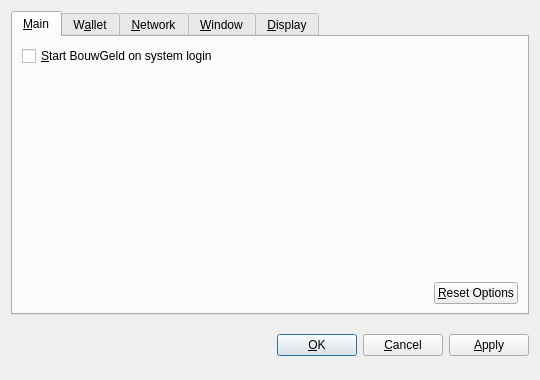
<?xml version="1.0" encoding="UTF-8"?>
<ui version="4.0">
 <class>OptionsDialog</class>
 <widget class="QDialog" name="OptionsDialog">
  <property name="geometry">
   <rect>
    <x>0</x>
    <y>0</y>
    <width>540</width>
    <height>380</height>
   </rect>
  </property>
  <property name="windowTitle">
   <string>Options</string>
  </property>
  <property name="modal">
   <bool>true</bool>
  </property>
  <layout class="QVBoxLayout" name="verticalLayout">
   <item>
    <widget class="QTabWidget" name="tabWidget">
     <property name="tabPosition">
      <enum>QTabWidget::North</enum>
     </property>
     <property name="currentIndex">
      <number>0</number>
     </property>
     <widget class="QWidget" name="tabMain">
      <attribute name="title">
       <string>&amp;Main</string>
      </attribute>
      <layout class="QVBoxLayout" name="verticalLayout_Main">
       <item>
        <widget class="QCheckBox" name="bitcoinAtStartup">
         <property name="toolTip">
          <string>Automatically start BouwGeld after logging in to the system.</string>
         </property>
         <property name="text">
          <string>&amp;Start BouwGeld on system login</string>
         </property>
        </widget>
       </item>
       <item>
        <spacer name="verticalSpacer_Main">
         <property name="orientation">
          <enum>Qt::Vertical</enum>
         </property>
         <property name="sizeHint" stdset="0">
          <size>
           <width>20</width>
           <height>40</height>
          </size>
         </property>
        </spacer>
       </item>
       <item>
        <layout class="QHBoxLayout" name="horizontalLayout_2_Main">
         <item>
          <spacer name="horizontalSpacer_2_Main">
           <property name="orientation">
            <enum>Qt::Horizontal</enum>
           </property>
           <property name="sizeHint" stdset="0">
            <size>
             <width>40</width>
             <height>20</height>
            </size>
           </property>
          </spacer>
         </item>
         <item>
          <widget class="QPushButton" name="resetButton">
           <property name="toolTip">
            <string>Reset all client options to default.</string>
           </property>
           <property name="text">
            <string>&amp;Reset Options</string>
           </property>
           <property name="autoDefault">
            <bool>false</bool>
           </property>
          </widget>
         </item>
        </layout>
       </item>
      </layout>
     </widget>
     <widget class="QWidget" name="tabWallet">
      <attribute name="title">
       <string>W&amp;allet</string>
      </attribute>
      <layout class="QVBoxLayout" name="verticalLayout_Network">
       <item>
        <widget class="QLabel" name="transactionFeeInfoLabel">
         <property name="text">
          <string>Optional transaction fee per kB that helps make sure your transactions are processed quickly. Most transactions are 1 kB.</string>
         </property>
         <property name="textFormat">
          <enum>Qt::PlainText</enum>
         </property>
         <property name="wordWrap">
          <bool>true</bool>
         </property>
        </widget>
       </item>
       <item>
        <layout class="QHBoxLayout" name="horizontalLayout_1_Main">
         <item>
          <widget class="QLabel" name="transactionFeeLabel">
           <property name="text">
            <string>Pay transaction &amp;fee</string>
           </property>
           <property name="textFormat">
            <enum>Qt::PlainText</enum>
           </property>
           <property name="buddy">
            <cstring>transactionFee</cstring>
           </property>
          </widget>
         </item>
         <item>
          <widget class="BitcoinAmountField" name="transactionFee"/>
         </item>
         <item>
          <spacer name="horizontalSpacer_1_Main">
           <property name="orientation">
            <enum>Qt::Horizontal</enum>
           </property>
           <property name="sizeHint" stdset="0">
            <size>
             <width>40</width>
             <height>20</height>
            </size>
           </property>
          </spacer>
         </item>
        </layout>
       </item>
       <item>
        <widget class="QLabel" name="label">
         <property name="text">
          <string>If you disable the spending of unconfirmed change, the change from a transaction cannot be used until that transaction has at least one confirmation. This also affects how your balance is computed.</string>
         </property>
         <property name="wordWrap">
          <bool>true</bool>
         </property>
        </widget>
       </item>
       <item>
        <widget class="QCheckBox" name="spendZeroConfChange">
         <property name="text">
          <string>Spend unconfirmed change  (experts only)</string>
         </property>
        </widget>
       </item>
       <item>
        <spacer name="verticalSpacer">
         <property name="orientation">
          <enum>Qt::Vertical</enum>
         </property>
         <property name="sizeHint" stdset="0">
          <size>
           <width>20</width>
           <height>40</height>
          </size>
         </property>
        </spacer>
       </item>
      </layout>
     </widget>
     <widget class="QWidget" name="tabNetwork">
      <attribute name="title">
       <string>&amp;Network</string>
      </attribute>
      <layout class="QVBoxLayout" name="verticalLayout_Network">
       <item>
        <widget class="QCheckBox" name="mapPortUpnp">
         <property name="toolTip">
          <string>Automatically open the BouwGeld client port on the router. This only works when your router supports UPnP and it is enabled.</string>
         </property>
         <property name="text">
          <string>Map port using &amp;UPnP</string>
         </property>
        </widget>
       </item>
       <item>
        <widget class="QCheckBox" name="connectSocks">
         <property name="toolTip">
          <string>Connect to the BouwGeld network through a SOCKS proxy (e.g. when connecting through Tor).</string>
         </property>
         <property name="text">
          <string>&amp;Connect through SOCKS proxy:</string>
         </property>
        </widget>
       </item>
       <item>
        <layout class="QHBoxLayout" name="horizontalLayout_Network">
         <item>
          <widget class="QLabel" name="proxyIpLabel">
           <property name="text">
            <string>Proxy &amp;IP:</string>
           </property>
           <property name="textFormat">
            <enum>Qt::PlainText</enum>
           </property>
           <property name="buddy">
            <cstring>proxyIp</cstring>
           </property>
          </widget>
         </item>
         <item>
          <widget class="QValidatedLineEdit" name="proxyIp">
           <property name="maximumSize">
            <size>
             <width>140</width>
             <height>16777215</height>
            </size>
           </property>
           <property name="toolTip">
            <string>IP address of the proxy (e.g. 127.0.0.1)</string>
           </property>
          </widget>
         </item>
         <item>
          <widget class="QLabel" name="proxyPortLabel">
           <property name="text">
            <string>&amp;Port:</string>
           </property>
           <property name="textFormat">
            <enum>Qt::PlainText</enum>
           </property>
           <property name="buddy">
            <cstring>proxyPort</cstring>
           </property>
          </widget>
         </item>
         <item>
          <widget class="QLineEdit" name="proxyPort">
           <property name="maximumSize">
            <size>
             <width>55</width>
             <height>16777215</height>
            </size>
           </property>
           <property name="toolTip">
            <string>Port of the proxy (e.g. 9050)</string>
           </property>
          </widget>
         </item>
         <item>
          <widget class="QLabel" name="socksVersionLabel">
           <property name="text">
            <string>SOCKS &amp;Version:</string>
           </property>
           <property name="textFormat">
            <enum>Qt::PlainText</enum>
           </property>
           <property name="buddy">
            <cstring>socksVersion</cstring>
           </property>
          </widget>
         </item>
         <item>
          <widget class="QValueComboBox" name="socksVersion">
           <property name="toolTip">
            <string>SOCKS version of the proxy (e.g. 5)</string>
           </property>
          </widget>
         </item>
         <item>
          <spacer name="horizontalSpacer_Network">
           <property name="orientation">
            <enum>Qt::Horizontal</enum>
           </property>
           <property name="sizeHint" stdset="0">
            <size>
             <width>40</width>
             <height>20</height>
            </size>
           </property>
          </spacer>
         </item>
        </layout>
       </item>
       <item>
        <spacer name="verticalSpacer_Network">
         <property name="orientation">
          <enum>Qt::Vertical</enum>
         </property>
         <property name="sizeHint" stdset="0">
          <size>
           <width>20</width>
           <height>40</height>
          </size>
         </property>
        </spacer>
       </item>
      </layout>
     </widget>
     <widget class="QWidget" name="tabWindow">
      <attribute name="title">
       <string>&amp;Window</string>
      </attribute>
      <layout class="QVBoxLayout" name="verticalLayout_Window">
       <item>
        <widget class="QCheckBox" name="minimizeToTray">
         <property name="toolTip">
          <string>Show only a tray icon after minimizing the window.</string>
         </property>
         <property name="text">
          <string>&amp;Minimize to the tray instead of the taskbar</string>
         </property>
        </widget>
       </item>
       <item>
        <widget class="QCheckBox" name="minimizeOnClose">
         <property name="toolTip">
          <string>Minimize instead of exit the application when the window is closed. When this option is enabled, the application will be closed only after selecting Quit in the menu.</string>
         </property>
         <property name="text">
          <string>M&amp;inimize on close</string>
         </property>
        </widget>
       </item>
       <item>
        <spacer name="verticalSpacer_Window">
         <property name="orientation">
          <enum>Qt::Vertical</enum>
         </property>
         <property name="sizeHint" stdset="0">
          <size>
           <width>20</width>
           <height>40</height>
          </size>
         </property>
        </spacer>
       </item>
      </layout>
     </widget>
     <widget class="QWidget" name="tabDisplay">
      <attribute name="title">
       <string>&amp;Display</string>
      </attribute>
      <layout class="QVBoxLayout" name="verticalLayout_Display">
       <item>
        <layout class="QHBoxLayout" name="horizontalLayout_1_Display">
         <item>
          <widget class="QLabel" name="langLabel">
           <property name="text">
            <string>User Interface &amp;language:</string>
           </property>
           <property name="textFormat">
            <enum>Qt::PlainText</enum>
           </property>
           <property name="buddy">
            <cstring>lang</cstring>
           </property>
          </widget>
         </item>
         <item>
          <widget class="QValueComboBox" name="lang">
           <property name="toolTip">
            <string>The user interface language can be set here. This setting will take effect after restarting BouwGeld.</string>
           </property>
          </widget>
         </item>
        </layout>
       </item>
       <item>
        <layout class="QHBoxLayout" name="horizontalLayout_2_Display">
         <item>
          <widget class="QLabel" name="unitLabel">
           <property name="text">
            <string>&amp;Unit to show amounts in:</string>
           </property>
           <property name="textFormat">
            <enum>Qt::PlainText</enum>
           </property>
           <property name="buddy">
            <cstring>unit</cstring>
           </property>
          </widget>
         </item>
         <item>
          <widget class="QValueComboBox" name="unit">
           <property name="toolTip">
            <string>Choose the default subdivision unit to show in the interface and when sending coins.</string>
           </property>
          </widget>
         </item>
        </layout>
       </item>
       <item>
        <widget class="QCheckBox" name="displayAddresses">
         <property name="toolTip">
          <string>Whether to show BouwGeld addresses in the transaction list or not.</string>
         </property>
         <property name="text">
          <string>&amp;Display addresses in transaction list</string>
         </property>
        </widget>
       </item>
       <item>
        <widget class="QCheckBox" name="coinControlFeatures">
         <property name="toolTip">
          <string>Whether to show coin control features or not.</string>
         </property>
         <property name="text">
          <string>Display coin &amp;control features (experts only!)</string>
         </property>
        </widget>
       </item>
       <item>
        <spacer name="verticalSpacer_Display">
         <property name="orientation">
          <enum>Qt::Vertical</enum>
         </property>
         <property name="sizeHint" stdset="0">
          <size>
           <width>20</width>
           <height>40</height>
          </size>
         </property>
        </spacer>
       </item>
      </layout>
     </widget>
    </widget>
   </item>
   <item>
    <layout class="QHBoxLayout" name="horizontalLayout_Buttons">
     <item>
      <spacer name="horizontalSpacer_1">
       <property name="orientation">
        <enum>Qt::Horizontal</enum>
       </property>
       <property name="sizeHint" stdset="0">
        <size>
         <width>40</width>
         <height>48</height>
        </size>
       </property>
      </spacer>
     </item>
     <item>
      <widget class="QLabel" name="statusLabel">
       <property name="font">
        <font>
         <weight>75</weight>
         <bold>true</bold>
        </font>
       </property>
       <property name="text">
        <string/>
       </property>
       <property name="textFormat">
        <enum>Qt::PlainText</enum>
       </property>
       <property name="wordWrap">
        <bool>true</bool>
       </property>
      </widget>
     </item>
     <item>
      <spacer name="horizontalSpacer_2">
       <property name="orientation">
        <enum>Qt::Horizontal</enum>
       </property>
       <property name="sizeHint" stdset="0">
        <size>
         <width>40</width>
         <height>48</height>
        </size>
       </property>
      </spacer>
     </item>
     <item>
      <widget class="QPushButton" name="okButton">
       <property name="text">
        <string>&amp;OK</string>
       </property>
      </widget>
     </item>
     <item>
      <widget class="QPushButton" name="cancelButton">
       <property name="text">
        <string>&amp;Cancel</string>
       </property>
       <property name="autoDefault">
        <bool>false</bool>
       </property>
      </widget>
     </item>
     <item>
      <widget class="QPushButton" name="applyButton">
       <property name="text">
        <string>&amp;Apply</string>
       </property>
       <property name="autoDefault">
        <bool>false</bool>
       </property>
      </widget>
     </item>
    </layout>
   </item>
  </layout>
 </widget>
 <customwidgets>
  <customwidget>
   <class>BitcoinAmountField</class>
   <extends>QSpinBox</extends>
   <header>bitcoinamountfield.h</header>
  </customwidget>
  <customwidget>
   <class>QValueComboBox</class>
   <extends>QComboBox</extends>
   <header>qvaluecombobox.h</header>
  </customwidget>
  <customwidget>
   <class>QValidatedLineEdit</class>
   <extends>QLineEdit</extends>
   <header>qvalidatedlineedit.h</header>
  </customwidget>
 </customwidgets>
 <resources/>
 <connections/>
</ui>
